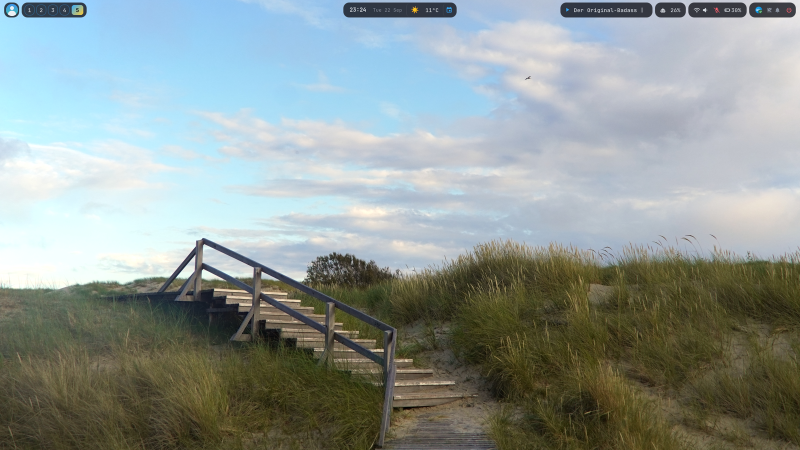
#> input picture img/desktop-notebook.png, 1600 x 900 px (shown at 1/2 size)
$ python palette.py ../../../../img/desktop-notebook.png
#> lines starting #> are read from the running program, lines starting #| are printed output that depends on the picture
#!/usr/bin/env python3
"""Derive two accent colours from a wallpaper. Prints JSON.

The dark base, text and warn/crit colours stay fixed on purpose (readability,
semantics); only the accents follow the image. Falls back to the classic
cyan/green pair when the image has too little colour.
"""

import colorsys
import json
import sys

from PIL import Image

BASE = (0x14, 0x16, 0x1C)
FALLBACK = ("#00ff99", "#33ccff")
BIN_DEGREES = 10  # hue histogram: 36 bins of 10 degrees


def luminance(rgb):
    """Relative luminance (WCAG) of an 8-bit RGB colour."""

    def linear(channel):
        channel /= 255
        return channel / 12.92 if channel <= 0.03928 else ((channel + 0.055) / 1.055) ** 2.4

    r, g, b = (linear(c) for c in rgb)
    return 0.2126 * r + 0.7152 * g + 0.0722 * b


def contrast(a, b):
    lum_a, lum_b = luminance(a), luminance(b)
    return (max(lum_a, lum_b) + 0.05) / (min(lum_a, lum_b) + 0.05)


def to_hex(rgb):
    return "#{:02x}{:02x}{:02x}".format(*rgb)


def make_accent(hue):
    """Vivid, light enough for the dark base (contrast >= 7)."""
    saturation, value = 0.80, 1.0
    for _ in range(20):
        rgb = tuple(round(c * 255) for c in colorsys.hsv_to_rgb(hue, saturation, value))
        if contrast(rgb, BASE) >= 7:
            break
        saturation = max(0.35, saturation - 0.04)
    return rgb


def dominant_hues(path, bins=360 // BIN_DEGREES):
    """Hue histogram of the image, weighted towards bright, saturated pixels.
    Returns (smoothed histogram, total weight, number of pixels)."""
#> called with path = '../../../../img/desktop-notebook.png', bins = 36
    image = Image.open(path).convert("RGB")
#> image is the input picture: PIL image 1600x900 RGB; mean R, G, B 143.1, 153.3, 151
    image.thumbnail((256, 256))
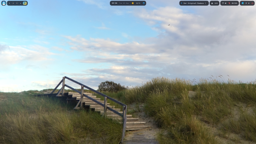
#> image: PIL image 256x144 RGB; mean R, G, B 143, 153.2, 150.8
    histogram = [0.0] * bins
    total = 0.0
    pixels = image.tobytes()
    for offset in range(0, len(pixels), 3):
        r, g, b = pixels[offset], pixels[offset + 1], pixels[offset + 2]
        h, s, v = colorsys.rgb_to_hsv(r / 255, g / 255, b / 255)
        if s < 0.25 or v < 0.15:
            continue
        weight = s * v * v  # bright, saturated pixels count most
        histogram[int(h * bins) % bins] += weight
        total += weight
#> this loop made 36864 passes
#> (offset, r, g, b, h, s, v, weight) on passes 2 to 4: (3, 172, 223, 255, 0.564, 0.325, 1, 0.325), (6, 155, 198, 229, 0.57, 0.323, 0.898, 0.261), (9, 136, 176, 207, 0.573, 0.343, 0.812, 0.226)
#> after the loop, histogram = 36 values, max 1261.5 at index 20, min 0 at index 0, mean 59.1; total = 2127.5
    # smooth over neighbouring bins so a hue split across a bin edge still wins
    smoothed = [histogram[i - 1] * 0.5 + histogram[i] + histogram[(i + 1) % bins] * 0.5 for i in range(bins)]
#> smoothed = 36 values, max 1433.4 at index 20, min 0 at index 11, mean 118.2
    return smoothed, total, image.width * image.height


def bin_hue(index):
    """Hue (0..1) at the centre of a histogram bin."""
    return (index * BIN_DEGREES + BIN_DEGREES / 2) / 360


def main(path):
    histogram, total, pixel_count = dominant_hues(path)
#> histogram has the same summary as smoothed in dominant_hues; total = 2127.5; pixel_count = 36864
    bins = len(histogram)
#> bins = 36
    if total / pixel_count < 0.01:  # (almost) grey image
        return {"primary": FALLBACK[1], "secondary": FALLBACK[0], "source": "fallback"}
    top = max(range(bins), key=histogram.__getitem__)
#> top = 20
    # second accent: strongest bin at least 40 degrees away, else the top hue shifted by 35 degrees
    distant = [i for i in range(bins) if min((i - top) % bins, (top - i) % bins) * BIN_DEGREES >= 40]
#> distant = 29 values from 0 to 35
    second = max(distant, key=histogram.__getitem__) if distant else top
#> second = 4
    if not distant or histogram[second] < histogram[top] * 0.12:
        second_hue = (top * BIN_DEGREES + BIN_DEGREES / 2 + 35) / 360
    else:
        second_hue = bin_hue(second)
#> second_hue = 0.125
    primary, secondary = make_accent(bin_hue(top)), make_accent(second_hue % 1)
#> in make_accent, `saturation, value = 0.80, 1.0`: saturation = 0.8; value = 1
#> the loop in make_accent, `for _ in range(20):` made 1 pass
#> (rgb, lum_a in contrast, lum_b in contrast) on pass 1: ((51, 170, 255), 0.367, 0.00806)
#> the loop in make_accent (call 2), `for _ in range(20):` made 1 pass
#> (rgb, lum_a in contrast, lum_b in contrast) on pass 1: ((255, 204, 51), 0.647, 0.00806)
#> primary = (51, 170, 255); secondary = (255, 204, 51)
    return {"primary": to_hex(primary), "secondary": to_hex(secondary), "source": "image"}


if __name__ == "__main__":
    print(json.dumps(main(sys.argv[1])))
